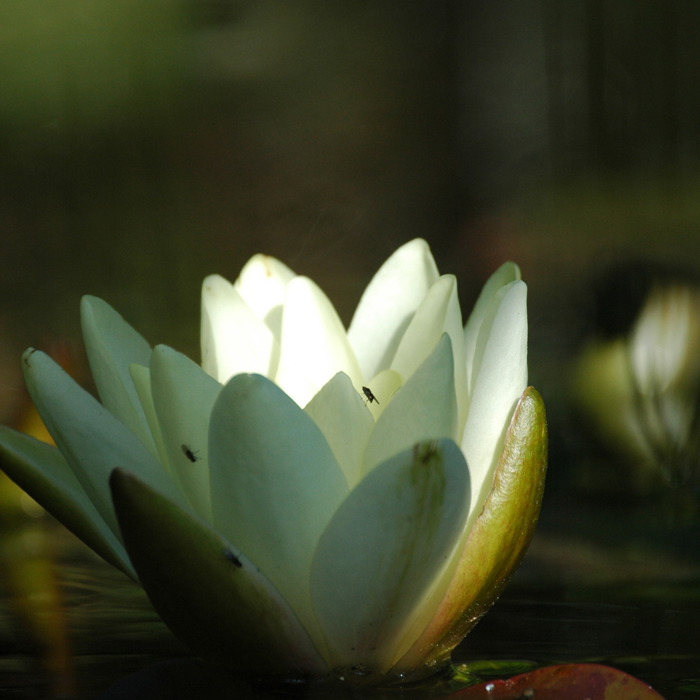
#> input picture pics/lotus.jpg, 700 x 700 px
$ python transformations.py
#> lines starting #> are read from the running program, lines starting #| are printed output that depends on the picture
import cv2 as cv
import numpy as np
img=cv.imread('pics/lotus.jpg')
#> img is the input picture: shape (700, 700, 3); mean B, G, R 44.8, 68.7, 63.5
cv.imshow('lotus',img)
def translate(img,x,y):
#> called with x = 100, y = 100
    trnsmat=np.float32([[1,0,x],[0,1,y]])
    dimensions=(img.shape[0],img.shape[1])
#> dimensions = (700, 700)
    return cv.warpAffine(img,trnsmat,dimensions)
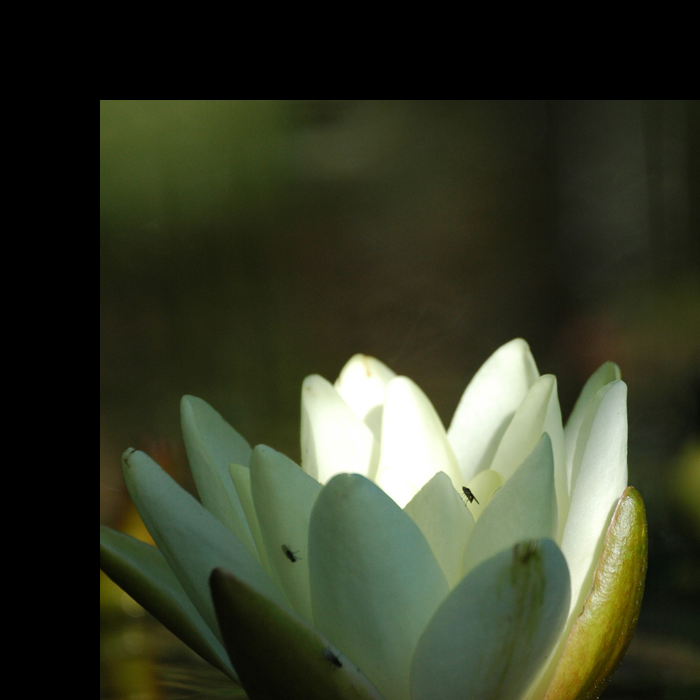
#> returned value: shape (700, 700, 3); mean of channels 0, 1, 2 39.7, 58.7, 53.6; drawn as B, G, R
ti=translate(img,100,100)
cv.imshow('tri',ti)
def rotate(img,angle,c=None):
#> called with angle = 135
    (height,width)=(img.shape[1],img.shape[0])
#> height = 700; width = 700
    if(c is None):
        c=(width/2,height/2)
#> c = (350, 350)
    rotmat=cv.getRotationMatrix2D(c,angle,2.0)
    dimensions=(width,height)
#> dimensions = (700, 700)
    return cv.warpAffine(img,rotmat,dimensions)
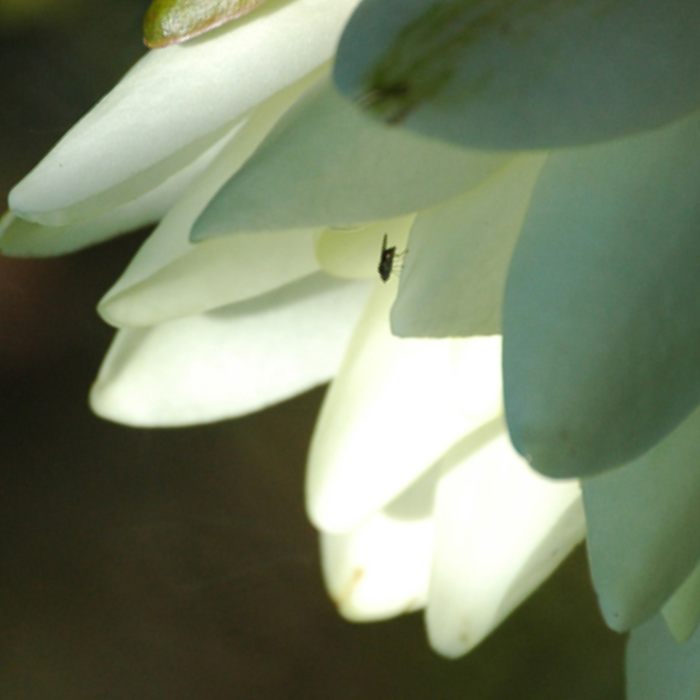
#> returned value: shape (700, 700, 3); mean of channels 0, 1, 2 102.7, 128.1, 117.4; drawn as B, G, R
ri=rotate(img,135)
cv.imshow('ri',ri)
f0=cv.flip(img,0)
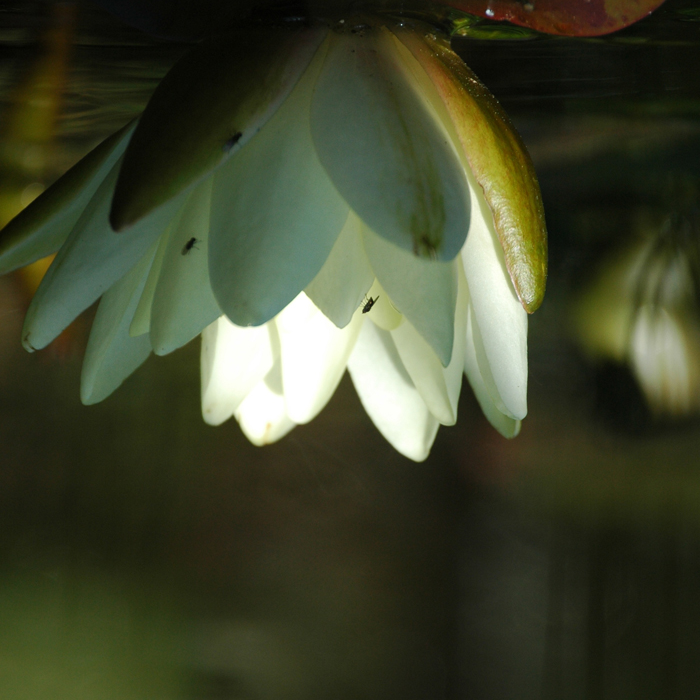
#> f0: shape (700, 700, 3); mean B, G, R 44.8, 68.7, 63.5
f1=cv.flip(img,1)
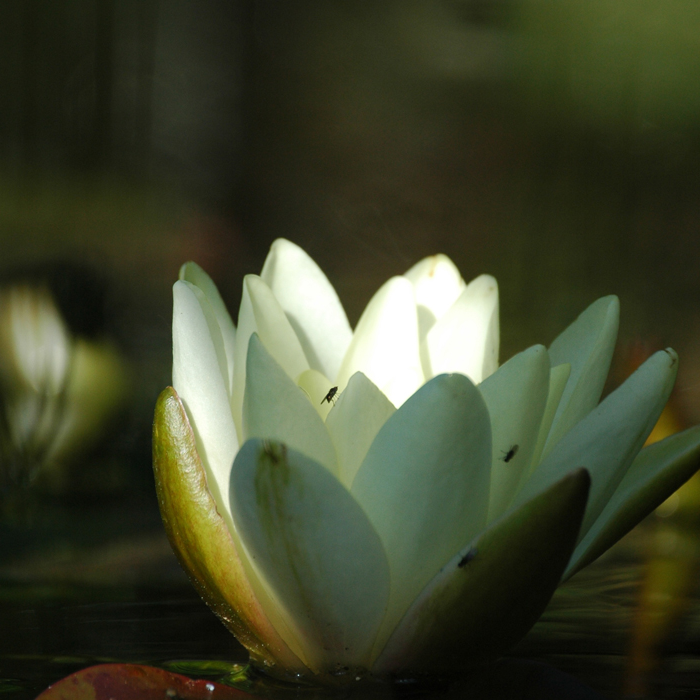
#> f1: shape (700, 700, 3); mean B, G, R 44.8, 68.7, 63.5
fn1=cv.flip(img,-1)
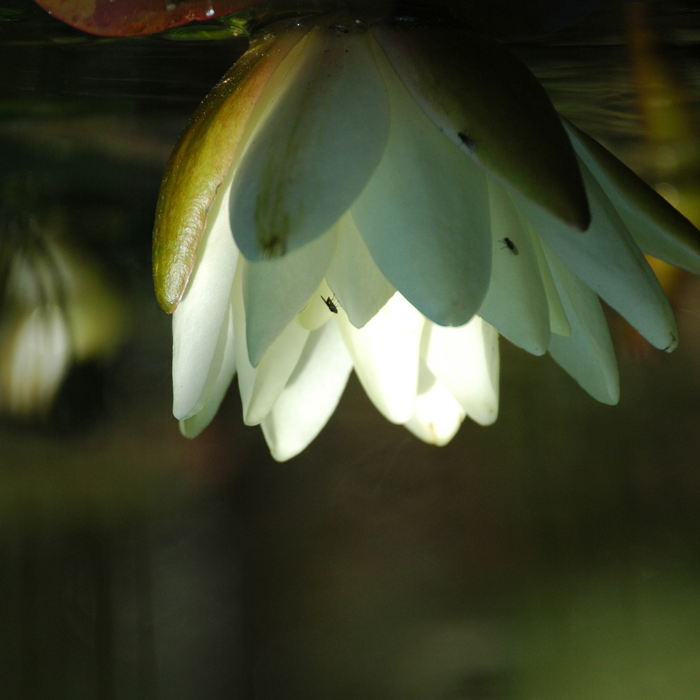
#> fn1: shape (700, 700, 3); mean B, G, R 44.8, 68.7, 63.5
cv.imshow('f0',f0)
cv.imshow('f1',f1)
cv.imshow('f-1',fn1)
cv.waitKey(0)
